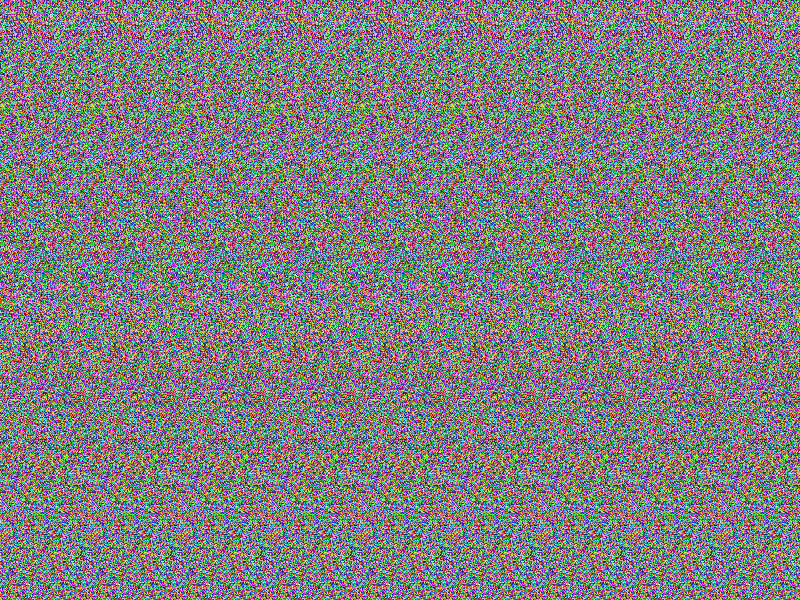
Frame 1 (no input)
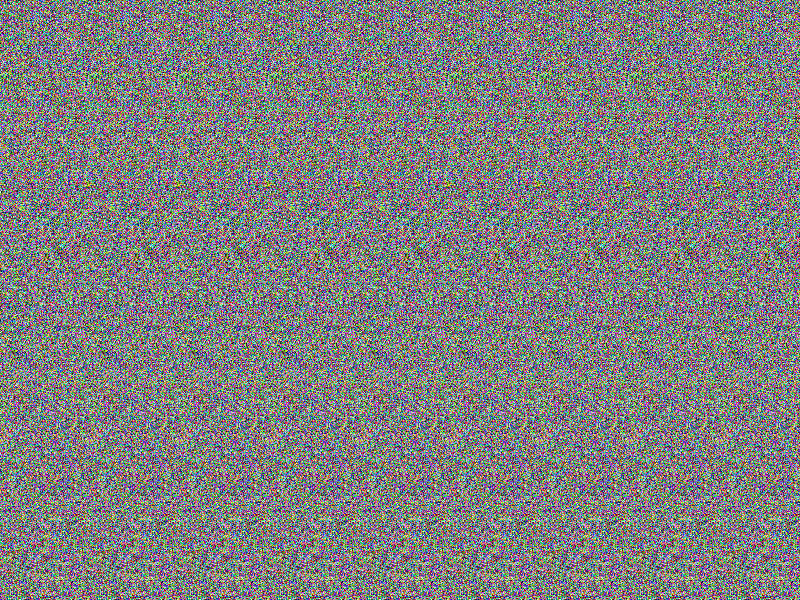
Frame 60 (the mouse pressed at the canvas centre just before this capture)
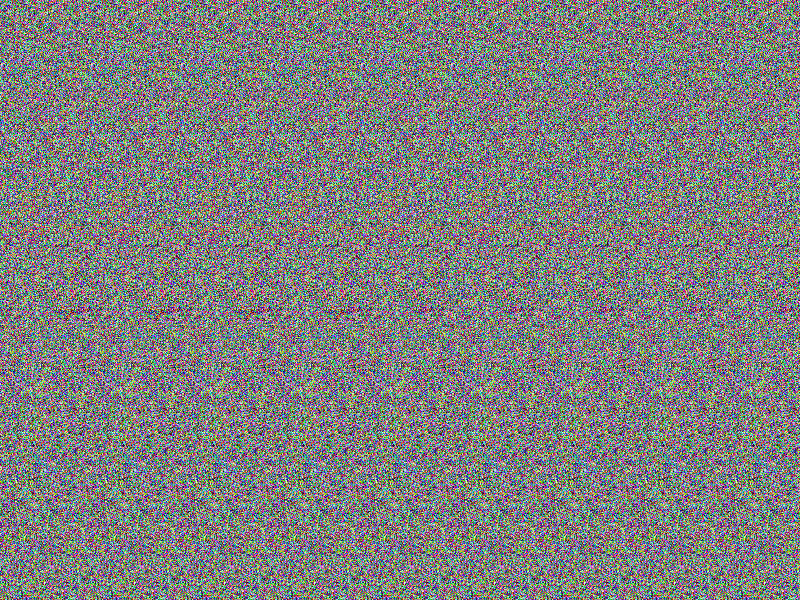
Frame 120 (the mouse held since frame 60 and released just before this capture)

The Processing sketch that drew these frames (run headless with seeded random() and noise(); from frame 60 on, the mouse is pressed at the canvas centre):

// Processing sketch: MovingDrawStereogram
// ── MovingDrawStereogram.pde
ArrayList<Drawing> drawings = new ArrayList<Drawing>();
ArrayList<float[]> positions = new ArrayList<float[]>();
float x0, y0, x, y;
boolean clicking;
PImage aux1, aux2, stereogram;


void setup() {
  background(0);
  noCursor();
  size(800, 600);
  aux1 = createImage(width, height, RGB);
  aux2 = createImage(width, height, RGB);
}

void draw() {
  background(0);
  if (mousePressed) {
    if (!clicking) {
      clicking = true;
      x = mouseX;
      y = mouseY;
    }
  } else {
    if (clicking) {
      clicking = false;
    }
  }
  if (clicking) {
    if (x != mouseX || y != mouseY) {
      float[] pos = new float[4];
      pos[0] = mouseX;
      pos[1] = mouseY;
      pos[2] = (pos[0] - x);
      pos[3] = (pos[1] - y);
      positions.add(pos);
      x = pos[0];
      y = pos[1];
    }
  }

  colorMode(RGB, 255);
  stroke(255);
  fill(255);
  strokeWeight(1);
  ellipse(mouseX, mouseY, 50, 50);

  strokeWeight(30);
  for (int i = 0; i < positions.size() - 1; i++) {
    line(positions.get(i)[0], positions.get(i)[1], positions.get(i + 1)[0], positions.get(i + 1)[1]);
  }

  for (int i = 0; i < drawings.size(); i++) {
    Drawing dr = drawings.get(i);
    dr.move();
    dr.display();
  }

  aux1 = get(0, 0, width, height);

  for (int i = 0; i < aux1.pixels.length; i++) {
    aux2.pixels[i] = (int)brightness(aux1.pixels[i]);
  }

  float[][] depthLevels = getDepthMapFromImage(aux1);
  int[][] constraints = getConstraintsFromDepthLevels(depthLevels);
  stereogram = getAutostereogramFromConstraints(constraints);
  image(stereogram, 0, 0);
}

void mouseReleased() {
  if (positions.size() > 0) {
    drawings.add(new Drawing(positions)); 
    positions.clear();
  }
}

void mousePressed() {
  if (mouseButton == RIGHT) {
    drawings.clear();
  }
}

// ── Drawing.pde
class Drawing {
  float Body[][], BodyPos[][];
  color col = color(random(255), random(255), random(255));
  int age = 0;

  Drawing(ArrayList<float[]> pos) {
    Body = new float[pos.size()][2]; 
    BodyPos = new float[pos.size()][2];
    float[] aux = new float[4];
    for (int i = 0; i < pos.size(); i++) {
      aux = pos.get(i);
      BodyPos[i][0] = aux[0];
      BodyPos[i][1] = aux[1];
      Body[i][0] = aux[2];
      Body[i][1] = aux[3];
    }
  }

  void move() {
    for (int i = 0; i < Body.length - 1; i++) {
      BodyPos[i][0] += Body[i + 1][0];  
      BodyPos[i][1] += Body[i + 1][1];
    }

    float[] aux = new float[2];
    aux[0] = BodyPos[BodyPos.length - 1][0];
    aux[1] = BodyPos[BodyPos.length - 1][1];

    for (int i = Body.length - 1; i > 0; i--) {
      BodyPos[i][0] = BodyPos[i - 1][0]; 
      BodyPos[i][1] = BodyPos[i - 1][1];
    }

    BodyPos[0][0] = aux[0];
    BodyPos[0][1] = aux[1];
    age++;
  }

  void display() {
    //stroke(col);
    //colorMode(HSB, Body.length - 1, Body.length - 1, Body.length - 1);  
    for (int i = 0; i < Body.length - 1; i++) {
      //strokeWeight(map(i, 0, Body.length - 1, 0, 6));
      //stroke(Body.length - 1 - (i + age)%Body.length, Body.length - 1, Body.length - 1);
      strokeWeight(map(i, 0, Body.length - 1, 0, 50));
      stroke(map(i, 0, Body.length, 0, 255));
      line(BodyPos[(int)(i + age)%Body.length][0], BodyPos[(int)(i + age)%Body.length][1], BodyPos[(int)(i + age + 1)%Body.length][0], BodyPos[(int)(i + age + 1)%Body.length][1]);
    }
  }
}

// ── Stereogram.pde
float DPI = 72;
int E = round(DPI * 2.5);
float mu = 1/3.0;

float[][] getDepthMapFromImage(PImage depthMap) {

  float[][] depthLevels = new float[depthMap.width][depthMap.height];
  for (int i = 0; i < depthMap.pixels.length; i++) {
    depthLevels[i % depthMap.width][i / depthMap.width] = map(depthMap.pixels[i] & 0xFF, 0, 255, 0, 1);
  }

  return depthLevels;
}

int[][] getConstraintsFromDepthLevels(float[][] depthLevels) {
  int[][] constraints = new int[depthLevels.length][depthLevels[0].length];

  for (int i = 0; i < constraints.length; i++) {
    for (int j = 0; j < constraints[0].length; j++) {
      constraints[i][j] = j * constraints.length + i;
    }
  }

  for (int i = 0; i < constraints.length; i++) {
    for (int j = 0; j < constraints[0].length; j++) {
      int s = getSeparationFromDepthValue(depthLevels[i][j]);
      
      int left = i - s / 2;
      int right = left + s;
      if (left >= 0 && right < constraints.length) {
        constraints[left][j] = constraints[right][j];
      }
    }
  }

  return constraints;
}

PImage getAutostereogramFromConstraints(int[][] constraints) {
  PImage autostereogram = createImage(constraints.length, constraints[0].length, RGB);

  for (int j = 0; j < constraints[0].length; j++) {
    for (int i = constraints.length - 1; i >= 0; i--) {
      if (constraints[i][j] == j * constraints.length + i) {
        autostereogram.pixels[j * autostereogram.width + i] = 255<<24|(int)random(0, 255)<<16|(int)random(0, 255)<<8|(int)random(0, 255);
      } else {
        autostereogram.pixels[j * autostereogram.width + i] = autostereogram.pixels[constraints[i][j]];
      }
    }
  }

  return autostereogram;
}

int getSeparationFromDepthValue(float z) {
  return round(E * ((1 - mu * z) / (2 - mu * z)));
}
